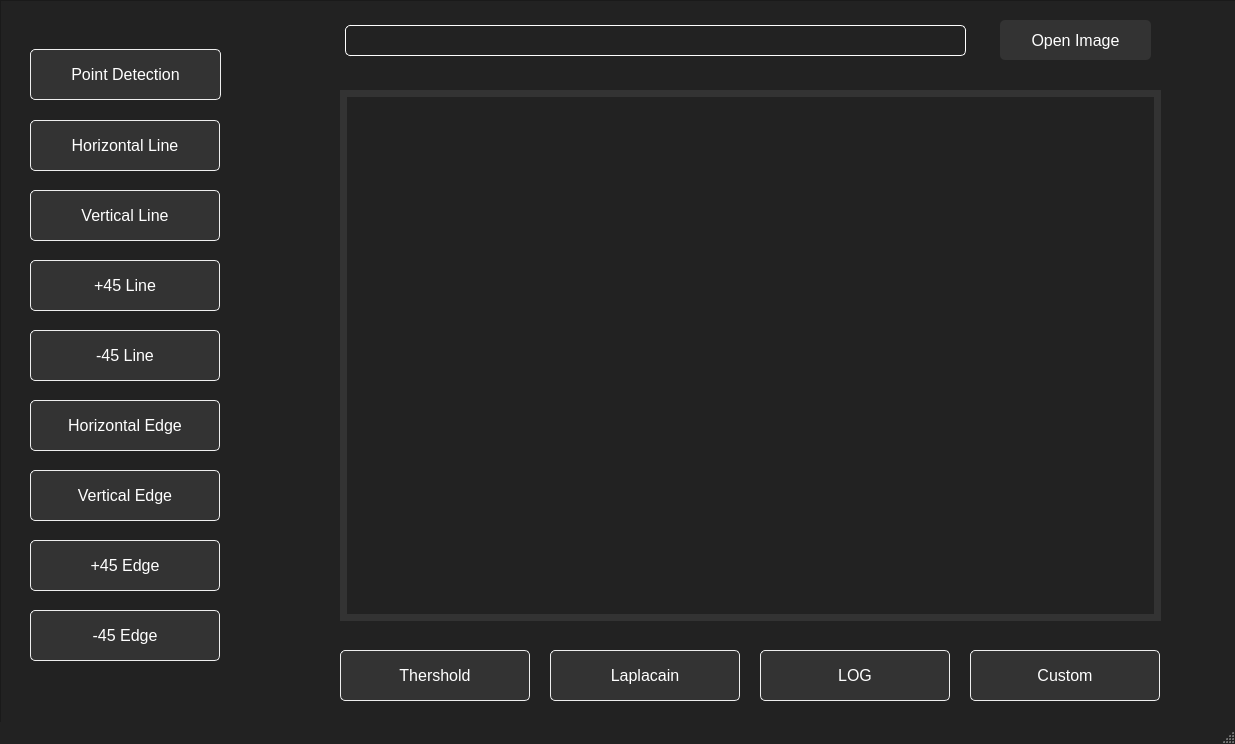
<?xml version="1.0" encoding="UTF-8"?>
<ui version="4.0">
 <class>MainWindow</class>
 <widget class="QMainWindow" name="MainWindow">
  <property name="geometry">
   <rect>
    <x>0</x>
    <y>0</y>
    <width>1235</width>
    <height>744</height>
   </rect>
  </property>
  <property name="windowTitle">
   <string>MainWindow</string>
  </property>
  <property name="autoFillBackground">
   <bool>false</bool>
  </property>
  <property name="styleSheet">
   <string notr="true">*{
    font-family:'Courier New', Courier, monospace
}
QMainWindow{
	background-color:#222;

}
QFrame{
	background-color:#222;
}
#frame_2{
	background-color:#555;
}
#FileNametxt{

    padding:5px;
   	margin:5px;
    border: 1px solid #fff;
    border-radius: 5px;
    outline: none;
    font-size: 14px;
	background-color:#222;
    color:#fff;
   
}
#LoadFileBtn{


        padding: 10px 20px;
        background-color: #333; 
        color: #fff; 
        border: none;
        border-radius: 5px;
        cursor: hand;
        font-size: 16px;
		
    
  
}
#LoadFileBtn:hover {
    background-color: #555; 
    transition: all 1s ease;
    cursor: pointer;
}
#img_preview{
	border:7px solid #333;
	
}
QPushButton{


    padding: 10px 20px;
    background: #333;
    color: #fff; 
   
    border-radius: 5px;
    cursor: hand;
    font-size: 16px;
	border : 1px solid #eee;


}
QPushButton:hover {
background:#555;

cursor: pointer;
}</string>
  </property>
  <widget class="QWidget" name="centralwidget">
   <widget class="QFrame" name="frame">
    <property name="geometry">
     <rect>
      <x>0</x>
      <y>0</y>
      <width>1341</width>
      <height>751</height>
     </rect>
    </property>
    <property name="frameShape">
     <enum>QFrame::StyledPanel</enum>
    </property>
    <property name="frameShadow">
     <enum>QFrame::Raised</enum>
    </property>
    <widget class="QLineEdit" name="FileNametxt">
     <property name="geometry">
      <rect>
       <x>340</x>
       <y>20</y>
       <width>631</width>
       <height>41</height>
      </rect>
     </property>
    </widget>
    <widget class="QPushButton" name="LoadFileBtn">
     <property name="geometry">
      <rect>
       <x>1000</x>
       <y>20</y>
       <width>151</width>
       <height>40</height>
      </rect>
     </property>
     <property name="cursor">
      <cursorShape>PointingHandCursor</cursorShape>
     </property>
     <property name="text">
      <string>Open Image</string>
     </property>
    </widget>
    <widget class="QLabel" name="img_preview">
     <property name="geometry">
      <rect>
       <x>340</x>
       <y>90</y>
       <width>821</width>
       <height>531</height>
      </rect>
     </property>
     <property name="text">
      <string/>
     </property>
     <property name="pixmap">
      <pixmap resource="test.qrc">:/newPrefix/ttt.jpg</pixmap>
     </property>
     <property name="scaledContents">
      <bool>true</bool>
     </property>
    </widget>
    <widget class="QPushButton" name="PointDetection_Btn">
     <property name="geometry">
      <rect>
       <x>30</x>
       <y>49</y>
       <width>191</width>
       <height>51</height>
      </rect>
     </property>
     <property name="cursor">
      <cursorShape>PointingHandCursor</cursorShape>
     </property>
     <property name="text">
      <string>Point Detection</string>
     </property>
    </widget>
    <widget class="QPushButton" name="HorzintalLine_Btn">
     <property name="geometry">
      <rect>
       <x>30</x>
       <y>120</y>
       <width>190</width>
       <height>51</height>
      </rect>
     </property>
     <property name="cursor">
      <cursorShape>PointingHandCursor</cursorShape>
     </property>
     <property name="text">
      <string>Horizontal Line</string>
     </property>
    </widget>
    <widget class="QPushButton" name="VerticalLine_Btn">
     <property name="geometry">
      <rect>
       <x>30</x>
       <y>190</y>
       <width>190</width>
       <height>51</height>
      </rect>
     </property>
     <property name="cursor">
      <cursorShape>PointingHandCursor</cursorShape>
     </property>
     <property name="text">
      <string>Vertical Line</string>
     </property>
    </widget>
    <widget class="QPushButton" name="F45Line_Btn">
     <property name="geometry">
      <rect>
       <x>30</x>
       <y>260</y>
       <width>190</width>
       <height>51</height>
      </rect>
     </property>
     <property name="cursor">
      <cursorShape>PointingHandCursor</cursorShape>
     </property>
     <property name="text">
      <string>+45 Line</string>
     </property>
    </widget>
    <widget class="QPushButton" name="FN45Line_Btn">
     <property name="geometry">
      <rect>
       <x>30</x>
       <y>330</y>
       <width>190</width>
       <height>51</height>
      </rect>
     </property>
     <property name="cursor">
      <cursorShape>PointingHandCursor</cursorShape>
     </property>
     <property name="text">
      <string>-45 Line</string>
     </property>
    </widget>
    <widget class="QPushButton" name="HorzintalEdge_Btn">
     <property name="geometry">
      <rect>
       <x>30</x>
       <y>400</y>
       <width>190</width>
       <height>51</height>
      </rect>
     </property>
     <property name="cursor">
      <cursorShape>PointingHandCursor</cursorShape>
     </property>
     <property name="text">
      <string>Horizontal Edge</string>
     </property>
    </widget>
    <widget class="QPushButton" name="VerticalEdge_Btn">
     <property name="geometry">
      <rect>
       <x>30</x>
       <y>470</y>
       <width>190</width>
       <height>51</height>
      </rect>
     </property>
     <property name="cursor">
      <cursorShape>PointingHandCursor</cursorShape>
     </property>
     <property name="text">
      <string>Vertical Edge</string>
     </property>
    </widget>
    <widget class="QPushButton" name="F45Edge_Btn">
     <property name="geometry">
      <rect>
       <x>30</x>
       <y>540</y>
       <width>190</width>
       <height>51</height>
      </rect>
     </property>
     <property name="cursor">
      <cursorShape>PointingHandCursor</cursorShape>
     </property>
     <property name="text">
      <string>+45 Edge</string>
     </property>
    </widget>
    <widget class="QPushButton" name="FN45Edge_Btn">
     <property name="geometry">
      <rect>
       <x>30</x>
       <y>610</y>
       <width>190</width>
       <height>51</height>
      </rect>
     </property>
     <property name="cursor">
      <cursorShape>PointingHandCursor</cursorShape>
     </property>
     <property name="text">
      <string>-45 Edge</string>
     </property>
    </widget>
    <widget class="QPushButton" name="Thershold_Btn">
     <property name="geometry">
      <rect>
       <x>340</x>
       <y>650</y>
       <width>190</width>
       <height>51</height>
      </rect>
     </property>
     <property name="cursor">
      <cursorShape>PointingHandCursor</cursorShape>
     </property>
     <property name="text">
      <string>Thershold</string>
     </property>
    </widget>
    <widget class="QPushButton" name="Laplacain_Btn">
     <property name="geometry">
      <rect>
       <x>550</x>
       <y>650</y>
       <width>190</width>
       <height>51</height>
      </rect>
     </property>
     <property name="cursor">
      <cursorShape>PointingHandCursor</cursorShape>
     </property>
     <property name="text">
      <string>Laplacain</string>
     </property>
    </widget>
    <widget class="QPushButton" name="LOG_Btn">
     <property name="geometry">
      <rect>
       <x>760</x>
       <y>650</y>
       <width>190</width>
       <height>51</height>
      </rect>
     </property>
     <property name="cursor">
      <cursorShape>PointingHandCursor</cursorShape>
     </property>
     <property name="text">
      <string>LOG</string>
     </property>
    </widget>
    <widget class="QPushButton" name="Custom_Btn">
     <property name="geometry">
      <rect>
       <x>970</x>
       <y>650</y>
       <width>190</width>
       <height>51</height>
      </rect>
     </property>
     <property name="cursor">
      <cursorShape>PointingHandCursor</cursorShape>
     </property>
     <property name="text">
      <string>Custom</string>
     </property>
    </widget>
   </widget>
  </widget>
  <widget class="QStatusBar" name="statusbar"/>
 </widget>
 <resources>
  <include location="test.qrc"/>
 </resources>
 <connections/>
</ui>
